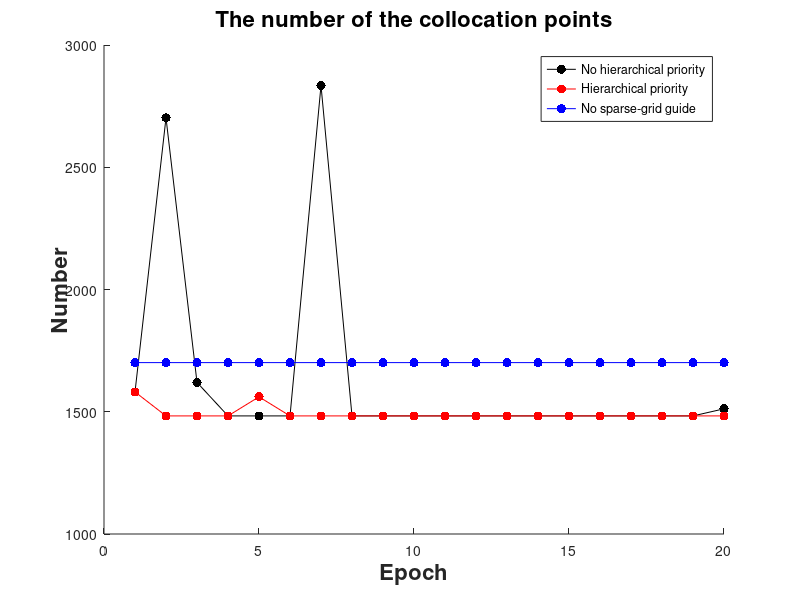

This chart was generated by the following MATLAB code:
% This is the RST_plot_HT() function which uses the data file to draw the sparse
% grid hash table.

% Input parameters:
% soludoc: the result document

% Author: Yuanqing Wu. Email: wuyuanq@gmail.com
% Last edited on October 23rd, 2017

function RST_plot_NP()
    
    fh = figure();
    h = title('The number of the collocation points');
    set(h, 'fontsize', 16, 'FontWeight', 'bold', 'HorizontalAlignment', 'center');
    h = xlabel('Epoch');
    set(h, 'fontsize', 16, 'FontWeight', 'bold', 'HorizontalAlignment', 'center');
    h = ylabel('Number');
    set(h, 'fontsize', 16, 'FontWeight', 'bold', 'VerticalAlignment', 'middle');
    hold on;
    
    %y = [1581, 367, 367, 367, 367, 367, 367, 367, 367, 367, 367, 367, 367, 367, 367, 367, 367, 367, 367, 367];
    y = [1581, 2702, 1620, 1483, 1483, 1483, 2834, 1483, 1483, 1483, 1483, 1483, 1483, 1483, 1483, 1483, 1483, 1483, 1483, 1512];
    plot(y,'k.-','MarkerSize',20);
    %y = [1581, 749, 749, 749, 770, 844, 1447, 776, 1526, 1213, 1147, 1750, 749, 749, 749, 749, 761, 849, 1020, 1222];
    y = [1581, 1483, 1483, 1483, 1561, 1483, 1483, 1483, 1483, 1483, 1483, 1483, 1483, 1483, 1483, 1483, 1483, 1483, 1483, 1483];
    plot(y,'r.-','MarkerSize',20);
    %y = [459, 459, 459, 459, 459, 459, 459, 459, 459, 459, 459, 459, 459, 459, 459, 459, 459, 459, 459, 459];
    y = [1701, 1701, 1701, 1701, 1701, 1701, 1701, 1701, 1701, 1701, 1701, 1701, 1701, 1701, 1701, 1701, 1701, 1701, 1701, 1701];
    plot(y,'b.-','MarkerSize',20);
    
    legend('No hierarchical priority', 'Hierarchical priority', 'No sparse-grid guide');
    hold off;
    
    saveas(fh, 'numPoints.fig');

end
